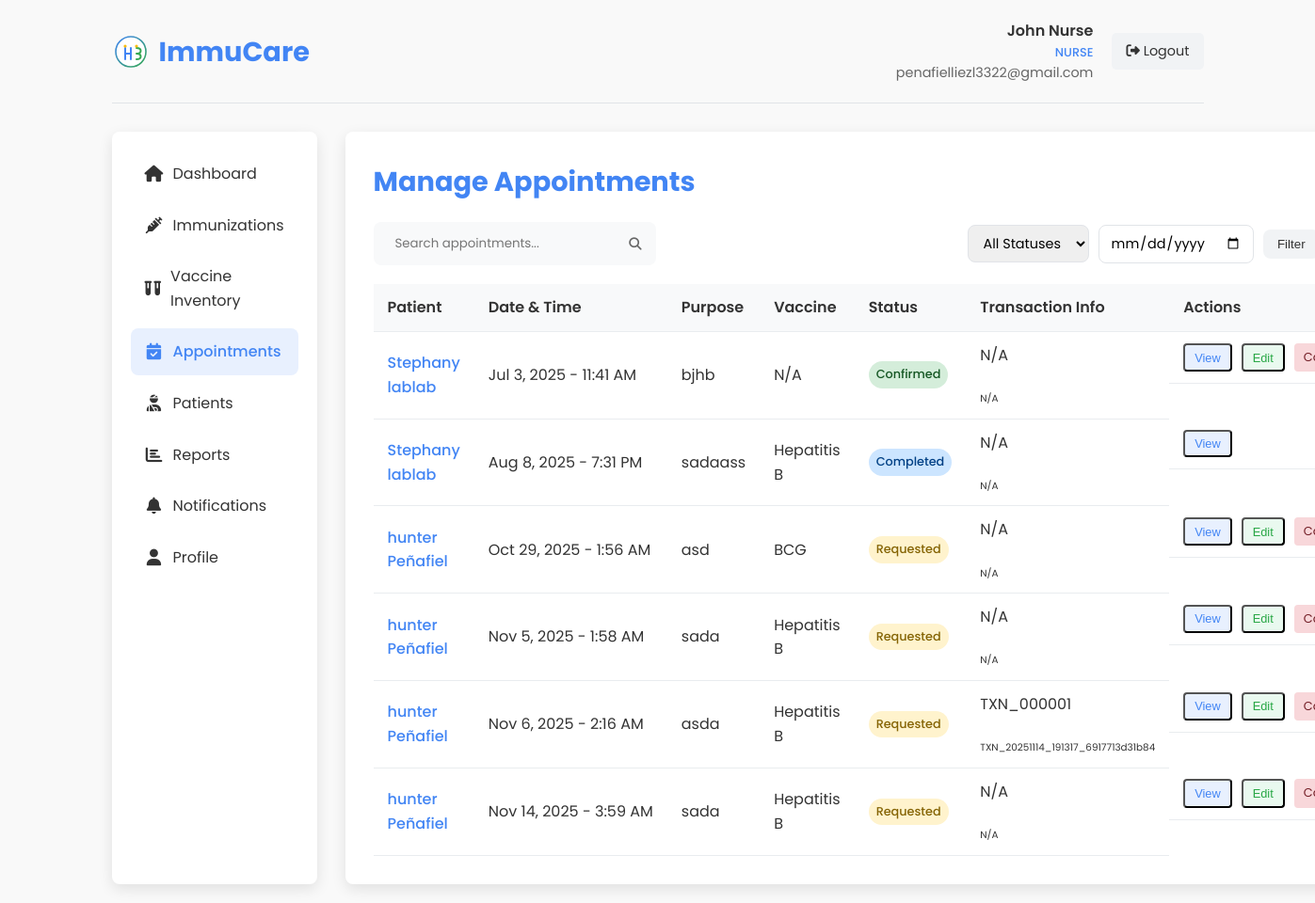
The app's page /nurse_appointments.php (signed in) with its own data.
### tables this page shows
CREATE TABLE `appointments` (
  `id` int(11) NOT NULL,
  `patient_id` int(11) NOT NULL,
  `staff_id` int(11) DEFAULT NULL,
  `appointment_date` datetime NOT NULL,
  `vaccine_id` int(11) DEFAULT NULL,
  `purpose` varchar(255) NOT NULL,
  `location` varchar(255) DEFAULT 'Main Clinic',
  `status` enum('requested','confirmed','completed','cancelled','no_show') DEFAULT 'requested',
  `notes` text DEFAULT NULL,
  `transaction_id` varchar(100) DEFAULT NULL,
  `transaction_number` varchar(50) DEFAULT NULL,
  `created_at` datetime NOT NULL,
  `updated_at` timestamp NOT NULL DEFAULT current_timestamp() ON UPDATE current_timestamp()
);

CREATE TABLE `patients` (
  `id` int(11) NOT NULL,
  `user_id` int(11) DEFAULT NULL,
  `first_name` varchar(50) NOT NULL,
  `middle_name` varchar(50) DEFAULT NULL,
  `last_name` varchar(50) NOT NULL,
  `date_of_birth` date NOT NULL,
  `gender` enum('male','female','other') NOT NULL,
  `blood_type` varchar(10) DEFAULT NULL COMMENT 'Patient blood type (A+, A-, B+, B-, AB+, AB-, O+, O-)',
  `purok` text NOT NULL,
  `city` varchar(100) NOT NULL,
  `province` varchar(100) NOT NULL,
  `postal_code` varchar(20) DEFAULT NULL,
  `phone_number` varchar(20) DEFAULT NULL,
  `email` varchar(255) DEFAULT NULL,
  `medical_history` text DEFAULT NULL,
  `allergies` text DEFAULT NULL,
  `diagnosis` text DEFAULT NULL COMMENT 'Patient diagnosis information',
  `created_at` datetime NOT NULL,
  `updated_at` timestamp NOT NULL DEFAULT current_timestamp() ON UPDATE current_timestamp()
);

CREATE TABLE `vaccines` (
  `id` int(11) NOT NULL,
  `name` varchar(100) NOT NULL,
  `manufacturer` varchar(100) DEFAULT NULL,
  `description` text DEFAULT NULL,
  `recommended_age` varchar(100) DEFAULT NULL,
  `doses_required` int(11) DEFAULT 1,
  `days_between_doses` int(11) DEFAULT NULL,
  `is_active` tinyint(1) DEFAULT 1,
  `created_at` datetime NOT NULL,
  `updated_at` timestamp NOT NULL DEFAULT current_timestamp() ON UPDATE current_timestamp()
);

### transaction_helper.php (called while the page is built, shortened)
<?php
class TransactionHelper {
    public static function formatTransactionId($transaction_id) {
        if (empty($transaction_id)) {
            return 'N/A';
        }
        return $transaction_id;
    }
    public static function formatTransactionNumber($transaction_number) {
        if (empty($transaction_number)) {
            return 'N/A';
        }
        return $transaction_number;
    }
}
?>

### nurse_appointments.php (the view, shortened to what this page needs)
<?php
require_once 'transaction_helper.php';
$user_name = $_SESSION['user_name'];
$user_email = $_SESSION['user_email'];
$conn = new mysqli(DB_HOST, DB_USER, DB_PASS, DB_NAME);
$search = isset($_GET['search']) ? $_GET['search'] : '';
$search_condition = '';
$filter_date = isset($_GET['filter_date']) ? $_GET['filter_date'] : '';
$date_condition = '';
$status_condition = '';
$page = isset($_GET['page']) ? (int)$_GET['page'] : 1;
$records_per_page = 10;
$offset = ($page - 1) * $records_per_page;
$base_query = "FROM appointments a
               JOIN patients p ON a.patient_id = p.id
               LEFT JOIN vaccines v ON a.vaccine_id = v.id
               WHERE 1=1";
$query = "SELECT a.*, p.first_name, p.last_name, v.name as vaccine_name,
          a.transaction_id, a.transaction_number
          $base_query $search_condition $date_condition $status_condition
          ORDER BY a.appointment_date ASC
          LIMIT ?, ?";
$stmt = $conn->prepare($query);
$stmt->bind_param("ii", $offset, $records_per_page);
$stmt->execute();
$appointments = $stmt->get_result();
?>
<!DOCTYPE html>
<html lang="en">
<head>
    <link rel="stylesheet" href="styles.css">
    <link rel="stylesheet" href="https://cdnjs.cloudflare.com/ajax/libs/font-awesome/6.4.0/css/all.min.css">
</head>
<body>
    <div class="dashboard-container">
        <div class="dashboard-header">
            <div class="dashboard-logo">
                <img src="images/logo.svg" alt="ImmuCare Logo">
                <h1>ImmuCare</h1>
            </div>
            <div class="user-menu">
                <div class="user-info">
                    <div class="user-name"><?php echo htmlspecialchars($user_name); ?></div>
                    <div class="user-role">Nurse</div>
                    <div class="user-email"><?php echo htmlspecialchars($user_email); ?></div>
                </div>
                <a href="?logout=1" class="logout-btn">
                    <i class="fas fa-sign-out-alt"></i> Logout
                </a>
            </div>
        </div>
        <div class="dashboard-content">
            <div class="sidebar">
                <ul class="sidebar-menu">
                    <li><a href="nurse_dashboard.php"><i class="fas fa-home"></i> Dashboard</a></li>
                    <li><a href="nurse_immunizations.php"><i class="fas fa-syringe"></i> Immunizations</a></li>
                    <li><a href="nurse_vaccine_inventory.php"><i class="fas fa-vials"></i> Vaccine Inventory</a></li>
                    <li><a href="nurse_appointments.php" class="active"><i class="fas fa-calendar-check"></i> Appointments</a></li>
                    <li><a href="nurse_patients.php"><i class="fas fa-user-injured"></i> Patients</a></li>
                    <li><a href="nurse_reports.php"><i class="fas fa-chart-bar"></i> Reports</a></li>
                    <li><a href="nurse_notifications.php"><i class="fas fa-bell"></i> Notifications</a></li>
                    <li><a href="nurse_profile.php"><i class="fas fa-user"></i> Profile</a></li>
                </ul>
            </div>
            <div class="main-content">
                <h2 class="page-title">Manage Appointments</h2>
                                <div class="action-bar">
                    <form class="search-form" action="" method="GET">
                        <input type="text" name="search" placeholder="Search appointments..." value="<?php echo htmlspecialchars($search); ?>">
                        <button type="submit"><i class="fas fa-search"></i></button>
                    </form>
                    <form class="filter-form" action="" method="GET">
                        <select name="filter_status">
                            <option value="">All Statuses</option>
                        </select>
                        <input type="date" name="filter_date" value="<?php echo $filter_date; ?>">
                        <button type="submit">Filter</button>
                    </form>
                </div>
                <table class="appointment-table">
                    <thead>
                        <tr>
                            <th>Patient</th>
                            <th>Date & Time</th>
                            <th>Purpose</th>
                            <th>Vaccine</th>
                            <th>Status</th>
                            <th>Transaction Info</th>
                            <th>Actions</th>
                        </tr>
                    </thead>
                    <tbody>
                        <?php if ($appointments->num_rows > 0): ?>
                            <?php while ($appointment = $appointments->fetch_assoc()):
                                $status_class = 'status-' . $appointment['status'];
                                $status_text = ucfirst($appointment['status']);
                            ?>
                                <tr>
                                    <td class="patient-name">
                                        <?php echo htmlspecialchars($appointment['first_name'] . ' ' . $appointment['last_name']); ?>
                                    </td>
                                    <td class="appointment-time">
                                        <?php echo date('M j, Y - g:i A', strtotime($appointment['appointment_date'])); ?>
                                    </td>
                                    <td>
                                        <?php echo htmlspecialchars($appointment['purpose']); ?>
                                    </td>
                                    <td>
                                        <?php echo !empty($appointment['vaccine_name']) ? htmlspecialchars($appointment['vaccine_name']) : 'N/A'; ?>
                                    </td>
                                    <td>
                                        <span class="status-badge <?php echo $status_class; ?>"><?php echo $status_text; ?></span>
                                    </td>
                                    <td class="transaction-info">
                                        <div class="small">
                                            <div class="badge bg-primary mb-1"><?php echo TransactionHelper::formatTransactionNumber($appointment['transaction_number']); ?></div><br>
                                            <div class="text-muted" style="font-size: 0.65rem;"><?php echo TransactionHelper::formatTransactionId($appointment['transaction_id']); ?></div>
                                        </div>
                                    </td>
                                    <td class="action-buttons">
                                        <button type="button" class="view-btn" onclick="viewAppointment(<?php echo $appointment['id']; ?>)">View</button>
                                        <?php if ($appointment['status'] == 'requested' || $appointment['status'] == 'confirmed'): ?>
                                            <button type="button" class="edit-btn" onclick="editAppointment(<?php echo $appointment['id']; ?>)">Edit</button>
                                        <?php endif; ?>
                                        <?php if ($appointment['status'] == 'requested' || $appointment['status'] == 'confirmed'): ?>
                                            <a href="update_appointment_status.php?id=<?php echo $appointment['id']; ?>&status=cancelled" class="cancel-btn" onclick="return confirm('Are you sure you want to cancel this appointment?')">Cancel</a>
                                        <?php endif; ?>
                                    </td>
                                </tr>
                            <?php endwhile; ?>
                        <?php else: ?>
                            <tr>
                                <td colspan="7" style="text-align: center;">No appointments found.</td>
                            </tr>
                        <?php endif; ?>
                    </tbody>
                </table>
            </div>
        </div>
    </div>
</body>
</html>

### styles.css (style rules this page uses)
:root { --primary-color: #4285f4; --secondary-color: #34a853; --accent-color: #fbbc05; --text-color: #333; --light-text: #666; --bg-light: #f9f9f9; --bg-white: #ffffff; --shadow: 0 5px 15px rgba(0, 0, 0, 0.1); --border-radius: 8px; --transition: all 0.3s ease; }
* { margin: 0; padding: 0; box-sizing: border-box; }
html { scroll-behavior: smooth; }
body { font-family: 'Poppins', sans-serif; line-height: 1.6; color: var(--text-color); background-color: var(--bg-light); }
a { text-decoration: none; color: inherit; }
ul { list-style: none; }
img { max-width: 100%; height: auto; }

### records on screen
appointments: patient.last_name "Stephany lablab", appointment_date "Jul 3, 2025 - 11:41 AM", purpose "bjhb", shows "N/A", status "Confirmed", transaction_number "N/A", transaction "N/A"
appointments: patient.last_name "Stephany lablab", appointment_date "Aug 8, 2025 - 7:31 PM", purpose "sadaass", vaccine.name "Hepatitis B", status "Completed", transaction_number "N/A", transaction "N/A"
appointments: patient.last_name "hunter Peñafiel", appointment_date "Oct 29, 2025 - 1:56 AM", purpose "asd", vaccine.name "BCG", status "Requested", transaction_number "N/A", transaction "N/A"
appointments: patient.last_name "hunter Peñafiel", appointment_date "Nov 5, 2025 - 1:58 AM", purpose "sada", vaccine.name "Hepatitis B", status "Requested", transaction_number "N/A", transaction "N/A"
appointments: patient.last_name "hunter Peñafiel", appointment_date "Nov 6, 2025 - 2:16 AM", purpose "asda", vaccine.name "Hepatitis B", status "Requested", transaction_number "TXN_000001", transaction "TXN_20251114_191317_6917713d31b84"
appointments: patient.last_name "hunter Peñafiel", appointment_date "Nov 14, 2025 - 3:59 AM", purpose "sada", vaccine.name "Hepatitis B", status "Requested", transaction_number "N/A", transaction "N/A"

### other values on screen
$user_name "John Nurse"
$user_email "penafielliezl3322@gmail.com"
